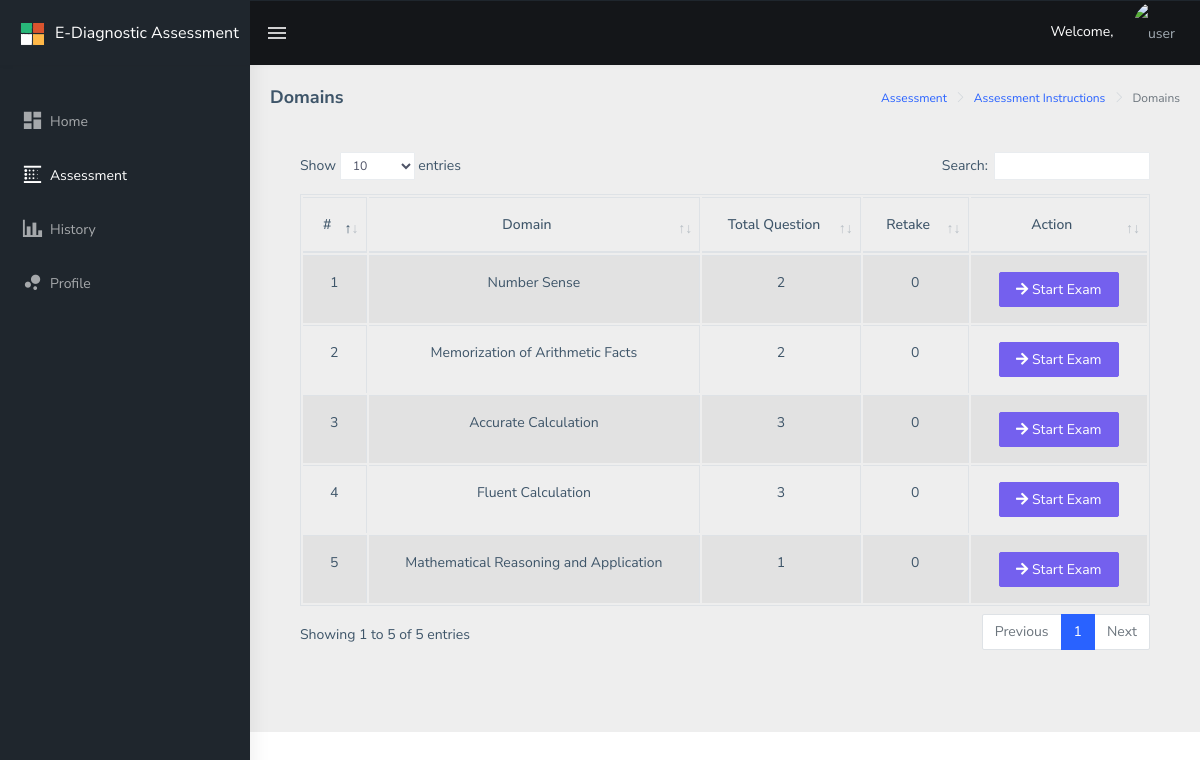
The page /public/main/student/assessment/domains/index.php on the database as committed earlier.
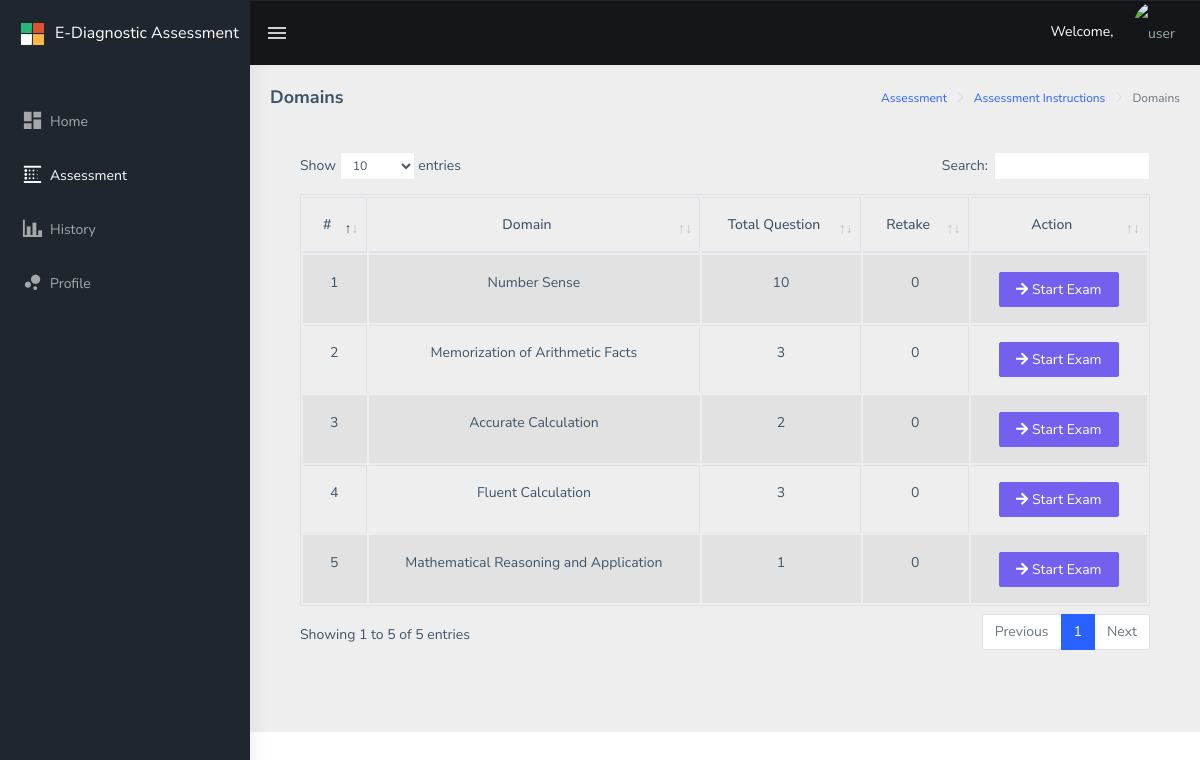
The same page on the database as committed later.
### tables this page shows
CREATE TABLE `drxassessment_assessment_domains` (
  `drxassessment_id` int(11) NOT NULL,
  `drxassessment_domain_name` text NOT NULL,
  `drxassessment_question_total` int(55) NOT NULL,
  `drxassessment_status` int(1) NOT NULL,
  `drxassessment_created_at` datetime NOT NULL DEFAULT CURRENT_TIMESTAMP
);

### public/main/student/assessment/domains/index.php (the view, shortened to what the changed rows need)
<?php
include("../../../../../config/common/asdasf9z09x0c90zx90123.php");
if (!empty($_SESSION['drxassessmentid'])) {
    $drxassessmentid = $_SESSION['drxassessmentid'];
} else {
    $drxassessmentid = "";
}
?>
<!DOCTYPE html>
<html dir="ltr" lang="en">
<head>
    <link href="../../../../assets/libs/flot/css/float-chart.css" rel="stylesheet">
    <link href="../../../../dist/css/style.min.css" rel="stylesheet">
    <link href="../../../../assets/libs/datatables.net-bs4/css/dataTables.bootstrap4.css" rel="stylesheet">
</head>
<body>
    <div id="main-wrapper">
        <div class="page-wrapper">
  <div class="container-fluid">
      <div class="card-body">
          <div class="table-responsive">
              <table id="zero_config" class="table table-striped table-bordered">
                  <thead>
                          <tr>
                              <th class="text-center">#</th>
                              <th class="text-center">Domain</th>
                              <th class="text-center">Total Question</th>
                              <th class="text-center">Retake</th>
                              <th class="text-center">Action</th>
                          </tr>
                  </thead>
                  <tbody>
                       <?php
                           $result = $connection->prepare("SELECT * FROM drxassessment_assessment_domains");
                           $result->execute();
                           $drx_count = 0;
                           while ($row = $result->fetch(PDO::FETCH_ASSOC)) {
                                  $drx_count++;
                                  $drxassessment_domain_name = $row['drxassessment_domain_name'];
                                  $drxassessment_question_total = $row['drxassessment_question_total'];
                            $rowCountQuery = "SELECT count(taken_count) AS takenCount, user_id, user_domain
                                              FROM drxassessment_assessment_taken
                                              WHERE user_id = :user_id
                                              AND user_domain = :user_domain
                                              ";
                            $resultCount = $connection->prepare($rowCountQuery);
                            $resultCount->execute(array('user_id'=>$drxassessmentid,'user_domain'=>$drxassessment_domain_name));
                            $takenCount = $resultCount->fetchColumn();
                       ?>
                            <tr>
                                <td class="text-center"><?php echo $drx_count; ?></td>
                                <td class="text-center"><?php echo $drxassessment_domain_name; ?></td>
                                <td class="text-center"><?php echo $drxassessment_question_total; ?></td>
                                <td class="text-center"><?php echo $takenCount; ?></td>
                                <td class="text-center">
                                  <a class="btn btn-primary btn-mg" style="width: 120px;"
                                     href="startexam/index.php?drxassessment_domain_name=<?php echo $drxassessment_domain_name; ?>"
                                   >
                                   <i class="fas fa-arrow-right"></i> Start Exam
                                  </a>
                                </td>
                            </tr>
                       <?php } ?>
                  </tbody>
              </table>
      </div>
  </div>
</div>
</div>
</body>
</html>

Rows that differ between the two databases and show on the page:
changed drxassessment_assessment_domains "Number Sense": drxassessment_question_total "2" → "10"
changed drxassessment_assessment_domains "Memorization of Arithmetic Facts": drxassessment_question_total "2" → "3"
changed drxassessment_assessment_domains "Accurate Calculation": drxassessment_question_total "3" → "2"
